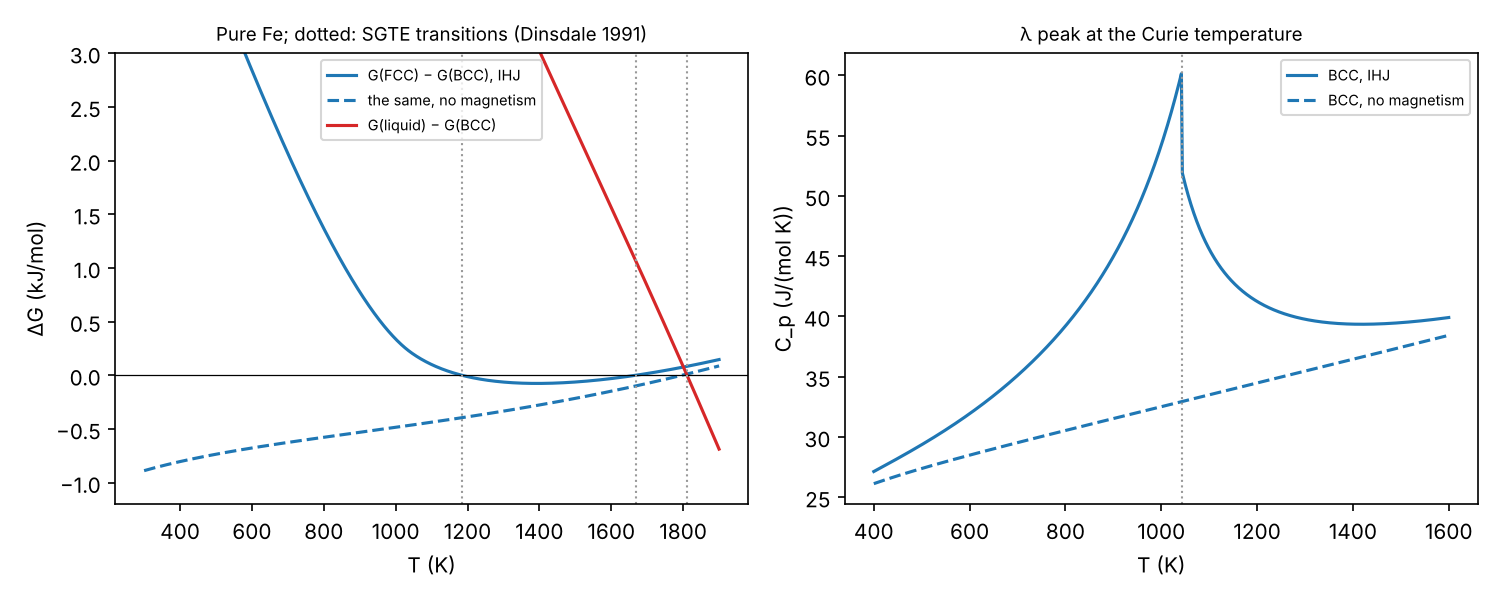

Write the Python code that produced this figure.
"""Pure iron: what the magnetic term does, checked against the SGTE data (issue #6).

Without its magnetic contribution, BCC iron would not be the stable phase at
room temperature in the SGTE description. The Inden–Hillert–Jarl term
RT ln(β + 1) f(T/T_C), with T_C = 1043 K and β = 2.22 μ_B for BCC and an
antiferromagnetic FCC (T_N = 67 K, β = 0.7 μ_B, AFM factor −3), lowers G of BCC
below T_C. That gives the α → γ → δ sequence and the λ peak of the heat
capacity at the Curie temperature.

This script

1. finds the BCC/FCC and BCC/liquid crossings of G and compares them with the
   transition temperatures Dinsdale tabulates for the SGTE unary data
   (α → γ 1184.81 K, γ → δ 1667.47 K, melting 1811 K);
2. repeats step 1 with the magnetic term removed;
3. computes C_p of BCC iron, −T ∂²G/∂T², through the λ peak at T_C;
4. checks G and C_p against pycalphad on the same database.

References

- Unary data: A. T. Dinsdale, *SGTE data for pure elements*, Calphad 15 (1991)
  317–425, read from the ``crfenb_jacob`` TDB file (A. Jacob, 2016).
- Magnetic model: G. Inden, Proc. CALPHAD V, Düsseldorf (1976) III.4; M. Hillert
  and M. Jarl, *A model for alloying effects in ferromagnetic metals*, Calphad 2
  (1978) 227–238.

Phase models need two elements, so pure Fe is the Fe end of the Cr–Fe models.
With 0 ln 0 = 0, that is exact. Run with ``uv run python examples/fe_magnetic.py``
(about 10 s). It writes examples/fe_magnetic.png.
"""

import dataclasses
from pathlib import Path

import matplotlib.pyplot as plt
import numpy as np
from scipy.optimize import brentq

from discopt.calphad import databases
from discopt.calphad.equilibrium.common import R_GAS
from discopt.calphad.ops import NUM

HERE = Path(__file__).parent
SGTE = {"alpha -> gamma": 1184.81, "gamma -> delta": 1667.47, "melting": 1811.00}

db = databases.load("crfenb_jacob")
models = db.phase_models(("CR", "FE"))
bcc, fcc, liq = models["BCC_A2"], models["FCC_A1"], models["LIQUID"]
print(f"BCC: T_C(Fe) = {bcc.curie_temperature(bcc.variables_from_site_fractions([[0, 1], [1]]), 300.0):.0f} K")


def pure_fe(phase):
    """Site-fraction variables for pure Fe in ``phase``."""
    if not hasattr(phase, "constituents"):  # a BinarySolution: y is the fraction of its first element
        return np.array([float(phase.elements[0] == "FE")])
    fr = [{c: float(c == "FE") if "FE" in cons else 1.0 for c in cons} for cons in phase.constituents]
    return phase.variables_from_site_fractions(fr)


def G(phase, T):
    """G of pure Fe in ``phase``, J/mol."""
    return float(phase.gibbs(pure_fe(phase), NUM, T)) * R_GAS * T


def crossings(b, f, l):
    """The α→γ, γ→δ and melting temperatures for BCC ``b``, FCC ``f`` and liquid ``l`` (None if absent)."""
    out = {}
    for name, (p, q, lo, hi) in {
        "alpha -> gamma": (b, f, 900.0, 1400.0),
        "gamma -> delta": (b, f, 1400.0, 1780.0),
        "melting": (b, l, 1700.0, 1900.0),
    }.items():
        d = lambda T: G(p, T) - G(q, T)  # noqa: E731
        out[name] = brentq(d, lo, hi, xtol=1e-6) if d(lo) * d(hi) < 0 else None
    return out


print("\ntransition temperatures (K):")
with_mag = crossings(bcc, fcc, liq)
no_mag = crossings(dataclasses.replace(bcc, magnetic=None), dataclasses.replace(fcc, magnetic=None), liq)
for name, ref in SGTE.items():
    m, n = with_mag[name], no_mag[name]
    n_s = "none in range" if n is None else f"{n:8.2f}"
    print(f"  {name:15s} SGTE {ref:8.2f}   with magnetism {m:8.2f} (Δ {m - ref:+.2f})   without: {n_s}")
T_fine = np.linspace(300, 1400, 1101)
dg = np.array([G(dataclasses.replace(bcc, magnetic=None), T) - G(dataclasses.replace(fcc, magnetic=None), T) for T in T_fine])
print(f"  without magnetism, FCC is below BCC from {T_fine[np.argmax(dg > 0)]:.0f} K up (G_bcc - G_fcc > 0)")


def cp(phase, T, h=0.05):
    return -T * (G(phase, T + h) - 2 * G(phase, T) + G(phase, T - h)) / h**2


T_cp = np.linspace(400.0, 1600.0, 1201)
cp_bcc = np.array([cp(bcc, T) for T in T_cp])
peak = T_cp[np.argmax(cp_bcc)]
print(f"\nC_p of BCC Fe peaks at {peak:.0f} K (T_C = 1043 K), {cp_bcc.max():.1f} J/(mol K)")

# ------------------------------------------------------------------ pycalphad check
try:
    from pycalphad import Database, calculate

    pdb = Database(str(databases.fetch("crfenb_jacob")))
    worst_g = worst_cp = 0.0
    for name, ph in (("BCC_A2", bcc), ("FCC_A1", fcc)):
        Ts = np.array([500.0, 900.0, 1100.0, 1300.0, 1700.0])
        ref = calculate(pdb, ["FE", "VA"], name, T=Ts, P=101325, N=1, output="GM")
        ref_cp = calculate(pdb, ["FE", "VA"], name, T=Ts, P=101325, N=1, output="CPM")
        for T, g, c in zip(Ts, np.asarray(ref.GM).ravel(), np.asarray(ref_cp.CPM).ravel()):
            # pycalphad's R is 8.3145; the magnetic term carries R, so scale it for the comparison
            mag = G(ph, T) - G(dataclasses.replace(ph, magnetic=None), T)
            worst_g = max(worst_g, abs(G(ph, T) + mag * (8.3145 / R_GAS - 1) - g) / abs(g))
            worst_cp = max(worst_cp, abs(cp(ph, T) - c) / abs(c))
    print(f"pycalphad: G agrees to {worst_g:.1e} relative, C_p to {worst_cp:.1e} (finite differences here)")
except ImportError:
    print("pycalphad not installed; skipping the cross-check")

# ------------------------------------------------------------------ figure
fig, (a1, a2) = plt.subplots(1, 2, figsize=(10, 4))
T = np.linspace(300, 1900, 801)
nb, nf = dataclasses.replace(bcc, magnetic=None), dataclasses.replace(fcc, magnetic=None)
a1.plot(T, [(G(fcc, t) - G(bcc, t)) / 1000 for t in T], "C0-", label="G(FCC) − G(BCC), IHJ")
a1.plot(T, [(G(nf, t) - G(nb, t)) / 1000 for t in T], "C0--", label="the same, no magnetism")
a1.plot(T, [(G(liq, t) - G(bcc, t)) / 1000 for t in T], "C3-", label="G(liquid) − G(BCC)")
a1.axhline(0, color="k", lw=0.6)
for name, ref in SGTE.items():
    a1.axvline(ref, color="0.6", ls=":", lw=1)
a1.set_xlabel("T (K)")
a1.set_ylabel("ΔG (kJ/mol)")
a1.set_ylim(-1.2, 3)
a1.set_title("Pure Fe; dotted: SGTE transitions (Dinsdale 1991)", fontsize=9)
a1.legend(fontsize=7)
a2.plot(T_cp, cp_bcc, "C0-", label="BCC, IHJ")
a2.plot(T_cp, [cp(nb, t) for t in T_cp], "C0--", label="BCC, no magnetism")
a2.axvline(1043, color="0.6", ls=":", lw=1)
a2.set_xlabel("T (K)")
a2.set_ylabel("C_p (J/(mol K))")
a2.set_title("λ peak at the Curie temperature", fontsize=9)
a2.legend(fontsize=7)
fig.tight_layout()
fig.savefig(HERE / "fe_magnetic.png", dpi=150)
print("wrote", HERE / "fe_magnetic.png")
